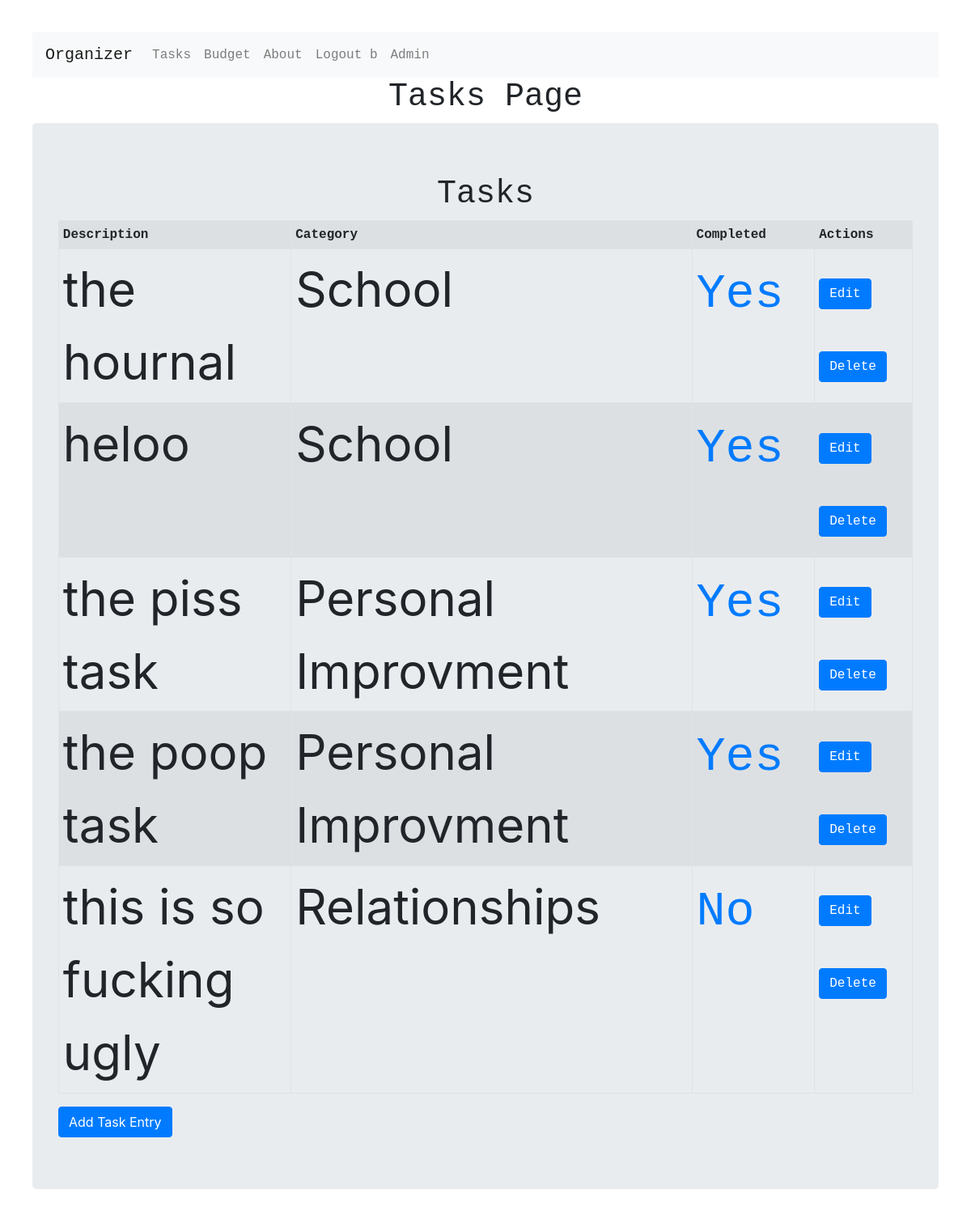
Page /main_tasks/ (signed in) on the committed database.
### tasks/models.py (models this page shows)
class Task(models.Model):
    user = models.ForeignKey(User, on_delete=models.CASCADE)
    description = models.CharField(max_length=128)
    category = models.ForeignKey(TaskCategory, on_delete=models.CASCADE)
    is_completed = models.BooleanField(default=False)

class TaskCategory(models.Model):
    category = models.CharField(max_length=128)
    def __str__(self):
        return self.category

### tasks/views.py (the view, shortened to what this page needs)
# urls.py: path('', core_views.main),
@login_required(login_url='/login/')
def main(request):
    print("hello")
    if(request.method == "GET" and "delete" in request.GET):
        id=request.GET["delete"]
        Task.objects.filter(id=id).delete()
        return redirect("/main_tasks/")
    elif(request.method == "GET" and "no" in request.GET):
        print("no to Yes")
        id=request.GET["no"]
        Task.objects.filter(id=id).is_completed = True
        Task.objects.filter(id=id).save()
        return redirect('/main_tasks/')
    elif(request.method == "GET" and "yes" in request.GET):
            print("yes to no")
            id=request.GET["yes"]
            Task.objects.filter(id=id).is_completed = False
            Task.objects.filter(id=id).save()
            return redirect('/main_tasks/')
    else:
        table_data = Task.objects.filter(user=request.user)
        context = {
            "table_data" : table_data
        }
        return render(request, 'tasks/tasks.html', context)

### templates/tasks/tasks.html (shortened to what this page needs)
<!DOCTYPE html>
<html lang="en" dir="ltr">
  <head>
    {% load static %}
    {% include "core/bootstrap.html" %}
<link rel="stylesheet" href="https://stackpath.bootstrapcdn.com/bootstrap/4.4.1/css/bootstrap.min.css"
integrity="sha384-
Vkoo8x4CGsO3+Hhxv8T/Q5PaXtkKtu6ug5TOeNV6gBiFeWPGFN9MuhOf23Q9Ifjh">
<link rel="stylesheet" href="//cdn.jsdelivr.net/chartist.js/latest/chartist.min.css">
    <link rel="stylesheet" href="{% static 'proj1.css' %}">
    {% include "core/bootstrap.html" %}
  </head>
<body>
  {% include "nav.html" %}
  <h1>Tasks Page</h1>
  <div class="jumbotron">
    <h1>Tasks</h1>
    {% if not table_data %}
    <p>There are no tasks to display</p>
    {% else %}
    <table id="task-table" class="table table-striped table-bordered table-sm" cellspacing="0" width="100%">
      <tr>
        <th>Description</th>
        <th>Category</th>
        <th>Completed</th>
        <th>Actions</th>
      </tr>
      {% for row in table_data %}
      <tr>
        <td>{{ row.description }}</td>
        <td>{{ row.category }}</td>
        {% if row.is_completed %}
          <td><a href='#'>Yes</a></td>
        {% else %}
          <td> <a href="#">No</a></td>
        {% endif %}
        <td>
          <a class="btn btn-primary" href="/tasks/edit/{{ row.id }}/">Edit</a>
          <a class="btn btn-primary" href="#" onclick="confirmDeleteModal({{ row.id }})">Delete</a>
        </td>
      </tr>
      {% endfor %}
    </table>
    {% endif %}
    <form method="GET" action="/tasks/add/">
      <input type="submit" class="btn btn-primary" value="Add Task Entry">
    </form>
  </div>
</body>
</html>

### templates/core/bootstrap.html (shortened to what this page needs)
<html>
<head>
  <link rel="stylesheet" href="https://stackpath.bootstrapcdn.com/bootstrap/4.4.1/css/bootstrap.min.css" integrity="sha384-
  Vkoo8x4CGsO3+Hhxv8T/Q5PaXtkKtu6ug5TOeNV6gBiFeWPGFN9MuhOf23Q9Ifjh"/>
</head>
</html>

### templates/nav.html
<nav class="navbar navbar-expand-lg navbar-light bg-light">
  <a class="navbar-brand" href="/">Organizer</a>
  <div class="collapse navbar-collapse" id="navbarSupportedContent">
    <ul class="navbar-nav mr-auto">
      <li class="nav-item">
        <a class="nav-link" href="/main_tasks/">Tasks</a>
      </li>
      <li class="nav-item">
        <a class="nav-link" href="/main_budget/">Budget</a>
      </li>
      <li class="nav-item">
        <a class="nav-link" href="/about/">About</a>
      </li>
      {% if user.is_authenticated %}
        <li>
          <a class="nav-link" href="/logout/">Logout {{user.username}}</a>
        </li>
      {% else %}
        <li>
          <a class="nav-link" href="/login/">Login</a>
        </li>
      {% endif %}
      <li class="nav-item">
        <a class="nav-link" href="/admin" target="_blank">Admin</a>
      </li>
    </div>
  </nav>

### static/proj1.css (style rules this page uses)
a { font-family: "Lucida Console", "Courier New", monospace; }
table { border: 1px solid black; margin: auto; }
h1 { font-family: "Lucida Console", "Courier New", monospace; text-align: center; }
th { font-family: "Lucida Console", "Courier New", monospace; text-align: center; }
td { width: 100px; height: 100px; }
td { width: 60px; height: 60px; border: 1px solid black; font-size: 60px; }
body { padding: 40px; }
ul { font-family: "Lucida Console", "Courier New", monospace; }

### rows in the picture
Task: description "the hournal", category "School"
Task: description "heloo", category "School"
Task: description "the piss task", category "Personal Improvment"
Task: description "the poop task", category "Personal Improvment"
Task: description "this is so fucking ugly", category "Relationships", is_completed "No"

### other values in the picture
{{ user.username }} "b"
